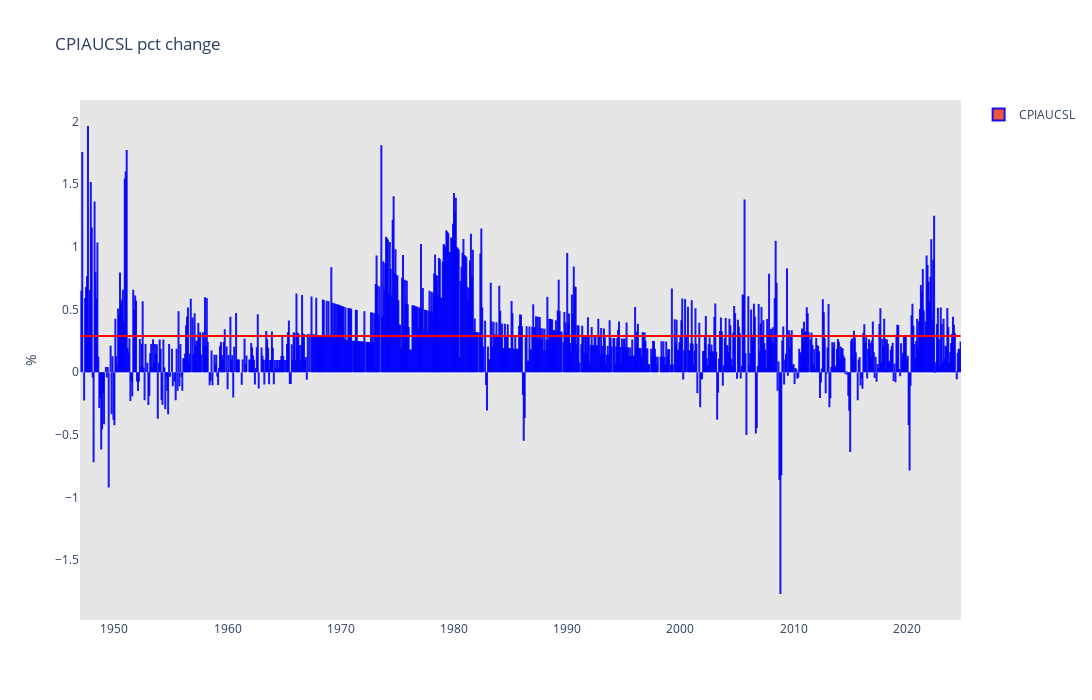

Notebook source saved alongside this figure:
### Markdown cell above
- CPIAUCSL pct change

### Code cell
fig = go.Figure()

fig.add_trace(go.Scatter(
    x=CPIAUCSL_df.index, 
    y=[100 * stats.mean] * (stats.nobs + 1), 
    name='PMI 50 Points',
    line=dict(width=2),
    hoverinfo="skip",
    showlegend=False,
    marker=dict(color='red'),
))

fig.add_trace(go.Bar(
    x=CPIAUCSL_df.index,
    y=CPIAUCSL_df['^ %'] * 100,
    name='CPIAUCSL',
    marker=dict(line=dict(color='rgba(0, 0,250, .9)', width=2)),
    width=0.5,
))

fig.update_layout(
    title=dict(text='CPIAUCSL pct change'),
    plot_bgcolor='rgb(230, 230,230)',
    width=1400,
    height=700,
    yaxis=dict(title="%", exponentformat="none", showgrid=False),
    barmode="group",
    xaxis=dict(showgrid=False),
)

fig.show()

### Figure 1 — Plotly figure (JSON) as saved in the notebook; plotly's stock layout.template omitted (floating-point values rounded to 4 significant figures; data arrays with more than 128 entries replaced by an {"elided": "..."} marker saying what was removed)
{"data": [{"hoverinfo": "skip", "line": {"width": 2}, "marker": {"color": "red"}, "name": "PMI 50 Points", "showlegend": false, "type": "scatter", "x": {"elided": "934 str values"}, "y": {"elided": "934 float values"}}, {"marker": {"line": {"color": "rgba(0, 0,250, .9)", "width": 2}}, "name": "CPIAUCSL", "type": "bar", "width": 0.5, "x": {"elided": "934 str values"}, "y": {"elided": "934 float values"}}], "layout": {"barmode": "group", "height": 700, "plot_bgcolor": "rgb(230, 230,230)", "title": {"text": "CPIAUCSL pct change"}, "width": 1400, "xaxis": {"showgrid": false}, "yaxis": {"exponentformat": "none", "showgrid": false, "title": {"text": "%"}}}}
